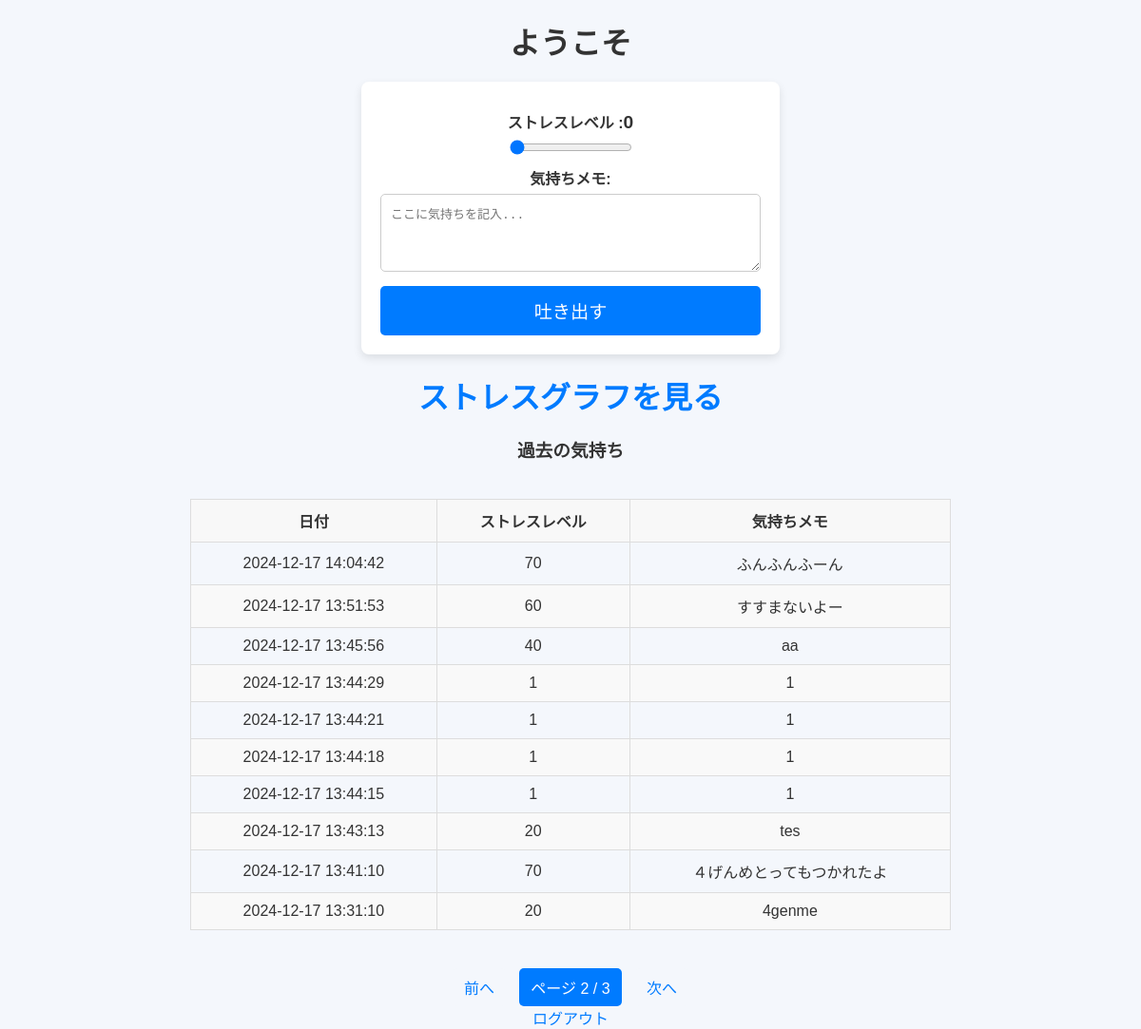
The app's page /dashboard?page=2 (signed in), older data.
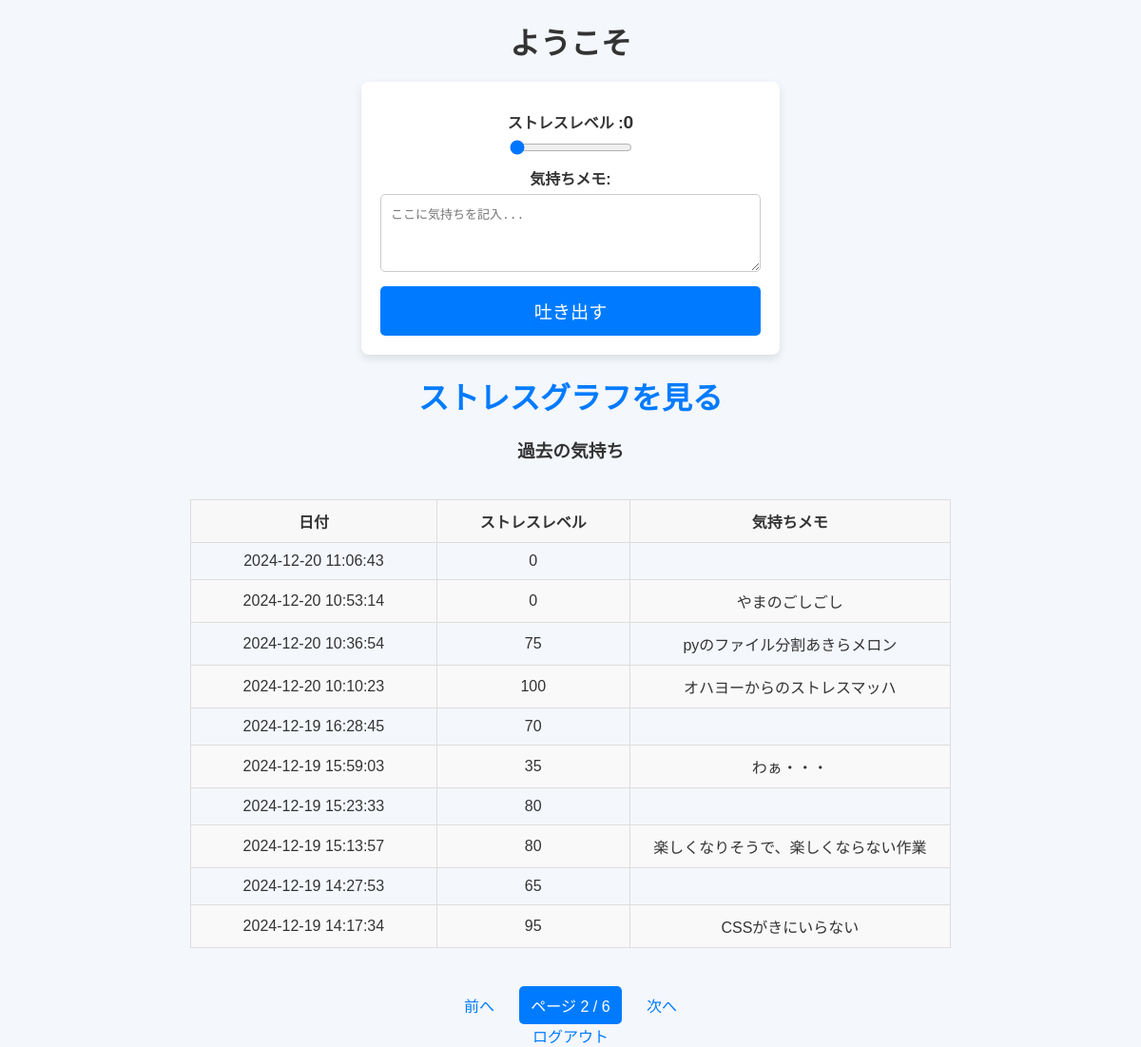
The same page, newer data.
### tables this page shows
CREATE TABLE mental_checks (
            id INTEGER PRIMARY KEY AUTOINCREMENT,
            user_id INTEGER NOT NULL,
            date TEXT NOT NULL,
            stress_level INTEGER NOT NULL,
            mood_description TEXT,
            FOREIGN KEY (user_id) REFERENCES users (id)
        );

### health/Mental_Check_App.py (the view, shortened to what this page needs)
@app.route('/dashboard', methods=['GET', 'POST'])
def dashboard():
    if 'user_id' not in session:
        return redirect(url_for('login'))
    user_id = session['user_id']
    page = request.args.get('page', 1, type=int)
    per_page = 10
    error = None
    with get_db_connection() as conn:
        checks = conn.execute(
            'SELECT * FROM mental_checks WHERE user_id = ? ORDER BY date DESC LIMIT ? OFFSET ?',
            (user_id, per_page, (page - 1) * per_page)
        ).fetchall()
        total_checks = conn.execute('SELECT COUNT(*) FROM mental_checks WHERE user_id = ?', (user_id,)).fetchone()[0]
    total_pages = (total_checks + per_page - 1) // per_page
    return render_template('dashboard.html', checks=checks, page=page, total_pages=total_pages, error=error)

### health/Mental_Check_App.py (called while the page is built)
def get_db_connection():
    conn = sqlite3.connect(DATABASE)
    conn.row_factory = sqlite3.Row
    return conn

### health/templates/dashboard.html (shortened to what this page needs)
<!DOCTYPE html>
<html lang="ja">
<head>
    <link rel="stylesheet" href="{{ url_for('static', filename='css/style.css') }}">
</head>
<body>
    <h1>ようこそ</h1>
    <form action="{{ url_for('dashboard') }}" method="POST">
        <label for="stress_level">ストレスレベル :<span id="stress_value">0</span></label>
        <input type="range" id="stress_level" name="stress_level" min="0" max="100" step="5" value="0" required oninput="updateStressValue()">
        <label for="mood_description">気持ちメモ:</label>
        <textarea id="mood_description" name="mood_description" rows="4" placeholder="ここに気持ちを記入..." maxlength="500"></textarea>
        <button type="submit">吐き出す</button>
    </form>
    <h2><a href="{{ url_for('analysis') }}">ストレスグラフを見る</a></h2>
    <h3>過去の気持ち</h3>
    <div class="table-container">
        <table>
            <thead>
                <tr>
                    <th>日付</th>
                    <th>ストレスレベル</th>
                    <th>気持ちメモ</th>
                </tr>
            </thead>
            <tbody>
                {% for check in checks %}
                <tr>
                    <td>{{ check['date'] }}</td>
                    <td>{{ check['stress_level'] }}</td>
                    <td class="tooltip-cell" data-label="気持ちメモ">
                        {{ check['mood_description'] }}
                    </td>
                </tr>
                {% endfor %}
            </tbody>
        </table>
    </div>
    <div class="pagination">
        {% if page > 1 %}
            <a href="{{ url_for('dashboard', page=page-1) }}">前へ</a>
        {% endif %}
        <span class="current-page">ページ {{ page }} / {{ total_pages }}</span>
        {% if page < total_pages %}
            <a href="{{ url_for('dashboard', page=page+1) }}">次へ</a>
        {% endif %}
    </div>
    <a href="{{ url_for('logout') }}">ログアウト</a>
</body>
</html>

Row changes from the older to the newer data that the page shows:
no longer on this page (row unchanged): mental_checks: date "2024-12-17 14:04:42", stress_level "70", mood_description "ふんふんふーん"
no longer on this page (row unchanged): mental_checks: date "2024-12-17 13:51:53", stress_level "60", mood_description "すすまないよー"
no longer on this page (row unchanged): mental_checks: date "2024-12-17 13:45:56", stress_level "40", mood_description "aa"
no longer on this page (row unchanged): mental_checks: date "2024-12-17 13:44:29", stress_level "1", mood_description "1"
no longer on this page (row unchanged): mental_checks: date "2024-12-17 13:44:21", stress_level "1", mood_description "1"
no longer on this page (row unchanged): mental_checks: date "2024-12-17 13:44:18", stress_level "1", mood_description "1"
no longer on this page (row unchanged): mental_checks: date "2024-12-17 13:44:15", stress_level "1", mood_description "1"
no longer on this page (row unchanged): mental_checks: date "2024-12-17 13:43:13", stress_level "20", mood_description "tes"
no longer on this page (row unchanged): mental_checks: date "2024-12-17 13:41:10", stress_level "70", mood_description "４げんめとってもつかれたよ"
no longer on this page (row unchanged): mental_checks: date "2024-12-17 13:31:10", stress_level "20", mood_description "4genme"
added mental_checks: date "2024-12-20 11:06:43", stress_level "0"
added mental_checks: date "2024-12-20 10:53:14", stress_level "0", mood_description "やまのごしごし"
added mental_checks: date "2024-12-20 10:36:54", stress_level "75", mood_description "pyのファイル分割あきらメロン"
added mental_checks: date "2024-12-20 10:10:23", stress_level "100", mood_description "オハヨーからのストレスマッハ"
added mental_checks: date "2024-12-19 16:28:45", stress_level "70"
added mental_checks: date "2024-12-19 15:59:03", stress_level "35", mood_description "わぁ・・・"
added mental_checks: date "2024-12-19 15:23:33", stress_level "80"
added mental_checks: date "2024-12-19 15:13:57", stress_level "80", mood_description "楽しくなりそうで、楽しくならない作業"
added mental_checks: date "2024-12-19 14:27:53", stress_level "65"
added mental_checks: date "2024-12-19 14:17:34", stress_level "95", mood_description "CSSがきにいらない"
Text that changed along with them:
{{ total_pages }}: "3" → "6"
